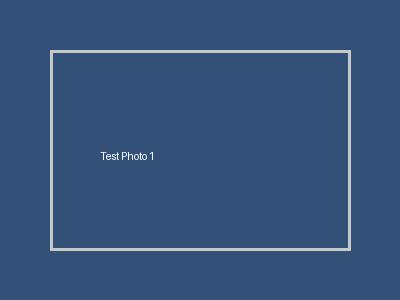
#> input picture test_photo_1.jpg, 400 x 300 px
$ python -i quality_filter.py   (imports and definitions only)   (older library calls are emulated)
#> lines starting #> are read from the running program, lines starting #| are printed output that depends on the picture; after the words box and inside, x2 and y2 are one past the last pixel; in counts of white or black regions, pixels touching at a corner belong together
### app/core/config.py
"""
Core configuration loader — reads config.yaml and provides a singleton Settings object.
"""
from __future__ import annotations

import os
from functools import lru_cache
from pathlib import Path
from typing import Literal

import yaml
from pydantic import BaseModel


# ---------------------------------------------------------------------------
# Sub-models
# ---------------------------------------------------------------------------

class ServerSettings(BaseModel):
    host: str = "0.0.0.0"
    port: int = 8000
    reload: bool = False


class PathSettings(BaseModel):
    watch_folder: str = "data/watch_inbox"
    upload_folder: str = "data/uploads"
    models_folder: str = "data/models"
    database: str = "data/photos.db"


class QualityFilterSettings(BaseModel):
    blur_threshold: float = 100.0
    exposure_over_threshold: float = 0.15
    exposure_under_threshold: float = 0.15
    obstruction_edge_density: float = 0.05


class ClusteringSettings(BaseModel):
    time_gap_minutes: int = 15
    perceptual_hash_distance: int = 10


class MLSettings(BaseModel):
    backbone: Literal["mobilenet_v3_small", "resnet18"] = "mobilenet_v3_small"
    embedding_dim: int = 576
    cold_start_min_samples: int = 50
    retrain_every_n_batches: int = 5
    classifier: Literal["logistic", "mlp"] = "logistic"


class UploadSettings(BaseModel):
    chunk_size_bytes: int = 2_097_152  # 2 MB
    max_batch_size: int = 900


class ShortlistSettings(BaseModel):
    top_n_per_batch: int = 20


# ---------------------------------------------------------------------------
# Root settings
# ---------------------------------------------------------------------------

class Settings(BaseModel):
    server: ServerSettings = ServerSettings()
    paths: PathSettings = PathSettings()
    quality_filter: QualityFilterSettings = QualityFilterSettings()
    clustering: ClusteringSettings = ClusteringSettings()
    ml: MLSettings = MLSettings()
    upload: UploadSettings = UploadSettings()
    shortlist: ShortlistSettings = ShortlistSettings()

    # Resolved absolute base dir (project root)
    base_dir: Path = Path(__file__).resolve().parent.parent.parent

    def abs_path(self, relative: str) -> Path:
        return self.base_dir / relative

    # [11 lines left out: functions db_url, db_url_sync, not called in this run]


@lru_cache()
def get_settings() -> Settings:
    config_path = Path(__file__).resolve().parent.parent.parent / "config.yaml"
    if config_path.exists():
        with open(config_path, encoding="utf-8") as f:
            raw = yaml.safe_load(f) or {}
        return Settings(**raw)
    return Settings()

### app/services/quality_filter.py
"""
Technical quality filter:
  - Blur detection (Laplacian variance)
  - Exposure detection (histogram analysis)
  - Obstruction detection (edge density in centre crop)
"""
from __future__ import annotations

import logging
from dataclasses import dataclass
from pathlib import Path

from app.core.config import get_settings

logger = logging.getLogger(__name__)
# [1 line that did not run here, left out]
# [1 line that did not run here, left out]

try:
    import cv2
    CV2_AVAILABLE = True
except ImportError:
    CV2_AVAILABLE = False

try:
    from PIL import Image
    import numpy as np
    from scipy import ndimage
    SCIPY_AVAILABLE = True
except ImportError:
    SCIPY_AVAILABLE = False


@dataclass
class QualityResult:
    blur_score: float
    exposure_score: float
    obstruction_flag: bool
    passed: bool


def _load_image_gray_and_rgb(filepath: Path):
    """Load image and return grayscale & rgb numpy arrays."""
    if CV2_AVAILABLE:
        bgr = cv2.imread(str(filepath))
        if bgr is not None:
            gray = cv2.cvtColor(bgr, cv2.COLOR_BGR2GRAY)
            return gray, bgr
    if SCIPY_AVAILABLE:
        try:
            with Image.open(filepath) as pil_img:
                rgb = np.array(pil_img.convert("RGB"))
                gray = np.array(pil_img.convert("L"))
                return gray, rgb
        except Exception as exc:
            logger.warning("Could not open image %s: %s", filepath, exc)
    return None, None


def compute_blur_score(img_gray: np.ndarray) -> float:
    """
    Laplacian variance — higher = sharper.
    Below threshold → blurry.
    """
    if CV2_AVAILABLE:
        lap = cv2.Laplacian(img_gray, cv2.CV_64F)
        return float(lap.var())
    elif SCIPY_AVAILABLE:
        # Standard 3x3 discrete Laplacian kernel
        lap_kernel = np.array([[0, 1, 0], [1, -4, 1], [0, 1, 0]], dtype=np.float64)
        lap = ndimage.convolve(img_gray.astype(np.float64), lap_kernel)
        return float(lap.var())
    return 500.0


def compute_exposure_score(img_rgb: np.ndarray, img_gray: np.ndarray) -> float:
    """
    Returns a penalty score [0, 1].
    High value means severely over- or under-exposed.
    Combines fraction of near-white pixels (over) and near-black pixels (under).
    """
    total = img_gray.size
    if total == 0:
        return 0.0
    over_frac = float(np.sum(img_gray >= 250) / total)
    under_frac = float(np.sum(img_gray <= 5) / total)
    return max(over_frac, under_frac)


def compute_obstruction_flag(img_rgb: np.ndarray, img_gray: np.ndarray) -> bool:
    """
    Detect obstruction (e.g. finger over lens) via low edge density in centre crop.
    A uniformly coloured region in the centre with very low edge density is suspicious.
    """
    h, w = img_gray.shape[:2]
    # Centre 40% crop
    cy, cx = h // 2, w // 2
    crop_h, crop_w = int(h * 0.4), int(w * 0.4)
    centre_gray = img_gray[cy - crop_h // 2 : cy + crop_h // 2, cx - crop_w // 2 : cx + crop_w // 2]
    if centre_gray.size == 0:
        return False

    if CV2_AVAILABLE:
        edges = cv2.Canny(centre_gray, 50, 150)
        edge_density = float(np.count_nonzero(edges) / edges.size)
    elif SCIPY_AVAILABLE:
        # Sobel edge magnitude
        sx = ndimage.sobel(centre_gray.astype(float), axis=0)
        sy = ndimage.sobel(centre_gray.astype(float), axis=1)
        mag = np.hypot(sx, sy)
        edge_density = float(np.count_nonzero(mag > 50) / mag.size)
    else:
        edge_density = 0.1

    return edge_density < qf.obstruction_edge_density


def run_quality_filter(filepath: Path) -> QualityResult | None:
    """Run the full technical quality pipeline on one image file."""
    gray, rgb = _load_image_gray_and_rgb(filepath)
#> in _load_image_gray_and_rgb, bgr is the input picture: shape (300, 400, 3); mean B, G, R 122.1, 83.2, 54.8
#> in _load_image_gray_and_rgb, `gray = cv2.cvtColor(bgr, cv2.COLOR_BGR2GRAY)`:
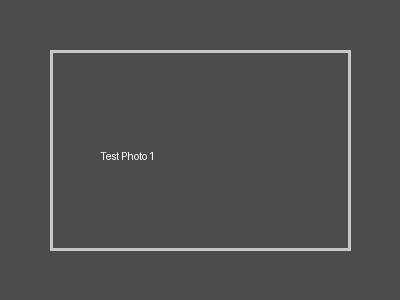
#> gray: shape (300, 400); min 49, max 251, mean 79.2
    if gray is None or rgb is None:
        return None

    blur = compute_blur_score(gray)
#> in compute_blur_score, `lap = cv2.Laplacian(img_gray, cv2.CV_64F)`:
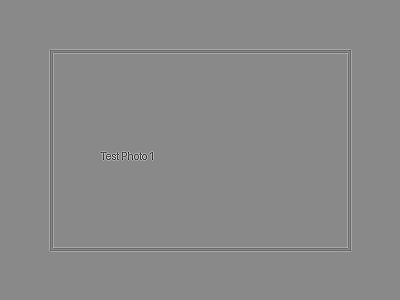
#> lap: shape (300, 400) float64; min -558, max 479, mean 0; drawn with min black and max white
#> blur = 711.4
    exposure = compute_exposure_score(rgb, gray)
#> in compute_exposure_score, `over_frac = float(np.sum(img_gray >= 250) / total)`: over_frac = 5.83e-05
#> in compute_exposure_score, `under_frac = float(np.sum(img_gray <= 5) / total)`: under_frac = 0
#> exposure = 5.83e-05
    obstruction = compute_obstruction_flag(rgb, gray)
#> in compute_obstruction_flag, `centre_gray = img_gray[cy - crop_h // 2 : cy + crop_h // 2, cx - crop_..`:
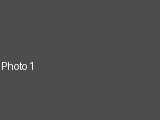
#> centre_gray: shape (120, 160); min 49, max 251, mean 76.7
#> in compute_obstruction_flag, `edges = cv2.Canny(centre_gray, 50, 150)`:
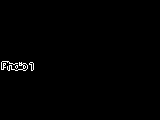
#> edges: shape (120, 160); 0.66% white in thin lines or dots, all inside (x1, y1, x2, y2) = (1, 61, 34, 71)
#> in compute_obstruction_flag, `edge_density = float(np.count_nonzero(edges) / edges.size)`: edge_density = 0.00661

    passed = (
        blur >= qf.blur_threshold
        and exposure <= max(qf.exposure_over_threshold, qf.exposure_under_threshold)
        and not obstruction
    )

    return QualityResult(
        blur_score=blur,
        exposure_score=exposure,
        obstruction_flag=obstruction,
        passed=passed,
    )

#> (the run stopped early here; a loop or call above may not have finished)
